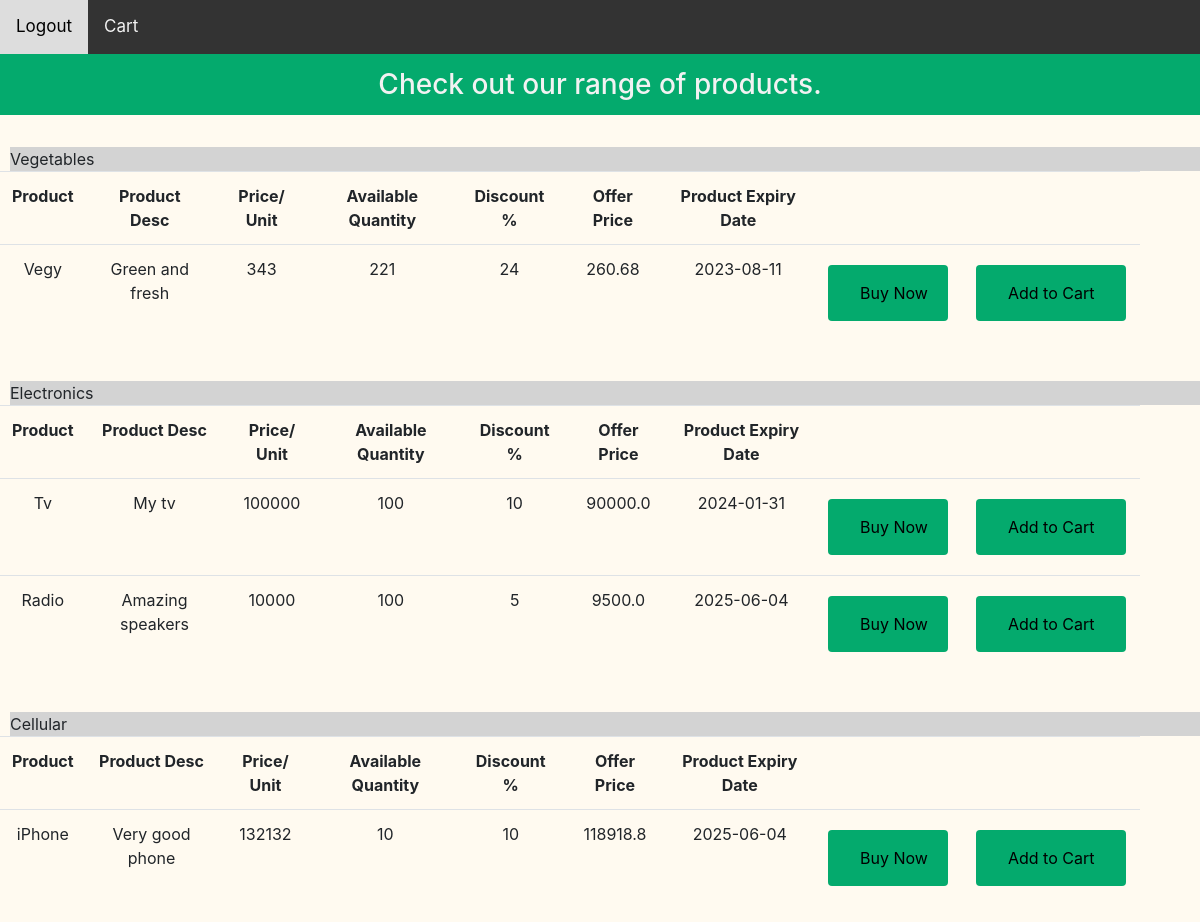
Page /product_page (signed in) on the committed database.
### models.py (models this page shows)
class Category(db.Model):
	category_id = db.Column(db.Integer(), primary_key = True)
	category_name = db.Column(db.String(50), nullable = False)
	products = db.relationship('Product', backref='category')

class Product(db.Model):
	product_id = db.Column(db.Integer(), primary_key = True)
	product_name = db.Column(db.String(50), nullable = False)
	product_desc = db.Column(db.String(250), nullable = True)
	sell_price = db.Column(db.Integer(), nullable = False)
	cost_price = db.Column(db.Integer(), nullable = False)
	unit_of_measurement = db.Column(db.String(), nullable = False)
	discount = db.Column(db.Integer())
	product_quantity = db.Column(db.Integer(), nullable = False)
	expiry_date = db.Column(db.Date())
	product_category_id = db.Column(db.Integer(), db.ForeignKey('category.category_id'))

### main.py (the view)
@main.route('/product_page')
@login_required
def product_page():
	category_data = Category.query.all()
	return render_template('product_page.html', name=current_user.name,
		category_data=category_data,current_user=current_user)

### templates/product_page.html (shortened to what this page needs)
<!DOCTYPE html>
<html lang="en">
	<head>
		<link rel="stylesheet" href="https://cdn.jsdelivr.net/npm/bootstrap@4.0.0/dist/css/bootstrap.min.css">
		<link rel="stylesheet" href="{{ url_for('static', filename='styles.css') }}">
	</head>
	<body>
		<ul class="nav">
			<li class="nav-item">
			    <a class="nav-link" href="{{ url_for('auth.logout') }}">Logout</a>
			</li>
			<li class="nav-item">
			    <a class="nav-link" href="{{ url_for('main.view_cart') }}">Cart</a>
			</li>
		</ul>
		<h2>Check out our range of products.</h2>
		{% for category in category_data %}
		{% if category.products %}
	  	<br>
	  	<div style="margin-left: 10px; background-color: lightgrey; background-size: 100px 100px;">{{ category.category_name }}</div>
		<table id = "product-table" class="table" style="width: 95%; text-align: center;">
			<th>Product</th>
			<th>Product Desc</th>
			<th>Price/ Unit</th>
			<th>Available Quantity</th>
			<th>Discount %</th>
			<th>Offer Price</th>
			<th>Product Expiry Date</th>
			<th></th>
			<th></th>
			{% for product in category.products %}
			<tr>
			<td>{{ product.product_name }}</td>
			<td>{{ product.product_desc }}</td>
			<td>{{ product.sell_price }}</td>
			<td>{{ product.product_quantity }}</td>
			<td>{{ product.discount }}</td>
			<td>{{ (product.sell_price|int)*(100-product.discount)/100 }}</td>
			<td>{{ product.expiry_date }}</td>
			{% if product.product_quantity!=0 %}
			<td><form action="/order_product/{{ product.product_id }}" method="GET">
				<input type="submit" style="width: 120px;" name="order_product" value = "Buy Now"/></form></td>
			<td><form action="/cart_product/{{ product.product_id }}" method="POST">
				<input type="submit" style="width: 150px;" name="cart_product" value = "Add to Cart"/></form></td>
			</tr>
			{% else %}
			<td>Out of Stock</td>
			{% endif %}
			{% endfor %}
		{% endif %}
		</table>
		{% endfor %}
	</body>
</html>

### static/styles.css (style rules this page uses)
ul { list-style-type: none; margin: 0; padding: 0; }
li { display: inline; }
.nav { background-color: #333; overflow: hidden; }
.nav a { float: left; color: #f2f2f2; text-align: center; padding: 14px 16px; text-decoration: none; font-size: 17px; }
body { background-color: floralwhite; opacity: 1; }
input { width: 25%; padding: 12px 20px; margin: 8px 0; box-sizing: border-box; border: 1px solid black; border-radius: 4px; background-color: whitesmoke; color: black; }
input[type=button], input[type=submit], input[type=reset] { background-color: #04AA6D; border: none; color: black; padding: 16px 32px; text-decoration: none; margin: 8px 2px; cursor: pointer; }
h2 { background-color: #04AA6D; float: center; color: #f2f2f2; text-align: center; padding: 14px 16px; font-size: 28px; }

### rows in the picture
Category: category_name "Vegetables"
Product: product_name "Vegy", product_desc "Green and fresh", sell_price "343", product_quantity "221", discount "24", (product.sell_price|int)*(100-product.discount)/100 "260.68", expiry_date "2023-08-11"
Category: category_name "Electronics"
Product: product_name "Tv", product_desc "My tv", sell_price "100000", product_quantity "100", discount "10", (product.sell_price|int)*(100-product.discount)/100 "90000.0", expiry_date "2024-01-31"
Product: product_name "Radio", product_desc "Amazing speakers", sell_price "10000", product_quantity "100", discount "5", (product.sell_price|int)*(100-product.discount)/100 "9500.0", expiry_date "2025-06-04"
Category: category_name "Cellular"
Product: product_name "iPhone", product_desc "Very good phone", sell_price "132132", product_quantity "10", discount "10", (product.sell_price|int)*(100-product.discount)/100 "118918.8", expiry_date "2025-06-04"
